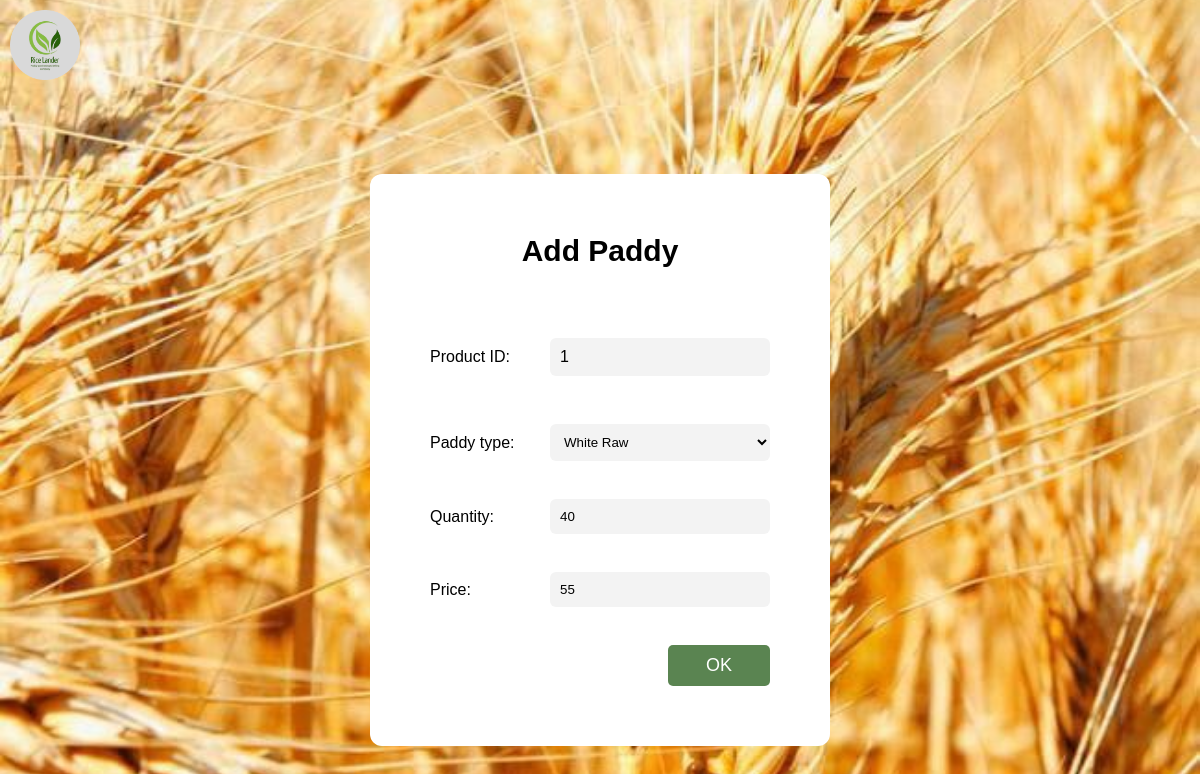
The page /isp/php/update_paddy_info.php?id=1 on the database its author committed.
### tables this page shows
CREATE TABLE `products_c` (
  `id` int(100) NOT NULL,
  `Paddy_Type` varchar(100) NOT NULL,
  `Quantity` int(100) NOT NULL,
  `Price` int(100) NOT NULL,
  `product_id` varchar(100) NOT NULL
);

### isp/php/update_paddy_info.php (the view, shortened to what this page needs)
<?php
    include "config.php";
?>
<?php
	$id = $_GET['id'];
	$selected_data = "SELECT *  FROM products_c WHERE id='$id'";
	$all_selected = mysqli_query($connection, $selected_data);
	if ($all_selected)
	{
	    $row = mysqli_fetch_assoc($all_selected);
	}
	else
	{
	    die(mysqli_error($connection));
	}
?>
<!DOCTYPE html>
<html lang="en">
<head>
    <link rel="stylesheet" href="../css/styles.css">
</head>
<body>
    <img src="../img/ricelandernew.png" alt="Background Image" class="background-img">
    <div class="container">
        <div class="content">
            <div id="form_container">
                <form method="post" action="#" id="add_padding_form">
                    <h2>Add Paddy</h2>
                    <div id="pid_div"  style=" display: flex; align-items: center; margin-bottom: 10px; flex-direction: column; align-items: flex-end;">
                        <div style="display:flex;flex-direction: row;align-items: center;">
                            <label for="p_id">Product ID:</label>
                            <input type="text" id="p_id" name="product_id" oninput="validateProductType()" value="<?php echo $row['product_id']; ?>">
                        </div>
                    </div>
                    <br>
                    <div id="type_div">
                        <div style="display:flex;flex-direction: row;align-items: center;">
                            <label for="p_type">Paddy type:</label>
                            <select type="text" id="p_type" name="Paddy_Type"  value="<?php echo $row['Paddy_Type']; ?>" style=" background-color: #f3f3f3; border: none !important; border-radius: 6px; padding: 10px; width: 220px;" required>
                                <option value="White Raw" <?php if ($row['Paddy_Type'] == 'White Raw') echo 'selected'; ?>>White Raw</option>
                            </select>
                        </div>
                    </div>
                    <br>
                    <div id="quantity_div" style=" display: flex; align-items: flex-end; margin-bottom: 10px; flex-direction: column;">
                        <div style="display:flex;flex-direction: row;align-items: center;">
                            <label for="Quan">Quantity:</label>
                            <input min="0" type="number" id="Quan" name="Quantity" oninput="validateQuantity()" value="<?php echo $row['Quantity']; ?>" required placeholder="kg">
                        </div>
                    </div>
                    <br>
                    <div id="price_div">
                        <div style="display:flex;flex-direction: row;align-items: center;">
                            <label for="pric">Price:</label>
                            <input min="0" type="number" id="pric" name="Price"  value="<?php echo $row['Price']; ?>" required placeholder="Rs.">
                        </div>
                    </div>
                    <br>
                    <button type="submit" class="ok-button" name="paddy_details_update">OK</button>
                </form>
            </div>
        </div>
    </div>
</body>
</html>

### isp/css/styles.css (style rules this page uses)
body { margin: 0; padding: 0; font-family: 'Arial', sans-serif; background: url('../img/paddy.jpg') no-repeat center center fixed; background-size: cover; height: 100vh; position: relative; }
h2 { margin-bottom: 20px; color: #000; font-size: 30px; }
input[type="email"], input[type="password"],input[type="text"] { width: 100%; padding: 10px; margin: 10px 0; border: none; border-radius: 5px; font-size: 16px; }
button { width: 30%; padding: 10px; background-color: #5A8451; border: none; border-radius: 5px; color: white; font-size: 18px; cursor: pointer; }
.background-img { width: 70px; height: 70px; padding: 10px; }
.container { padding-top: 80px; text-align: center; }
.content { text-align: center; }
#form_container { display: flex; position: relative; flex-direction: column; align-content: center; flex-wrap: nowrap; align-items: center; }
#add_padding_form { background-color: #ffffff; padding: 60px; display: flex; flex-direction: column; align-items: flex-end; border-radius: 12px; }
#form_container h2 { margin-top: 0 !important; margin-bottom: 60px; text-align: center; width: 100%; }
#add_padding_form div { display: flex; align-items: flex-end; margin-bottom: 10px; flex-direction: column; }
#add_padding_form label { display: inline-block; width: 120px; text-align: left; }
#add_padding_form input { background-color: #f3f3f3; border: none !important; border-radius: 6px; padding: 10px; width: 200px; }

### rows shown on the page
products_c: product_id "1", Paddy_Type "White Raw", Quantity "40", Price "55"
